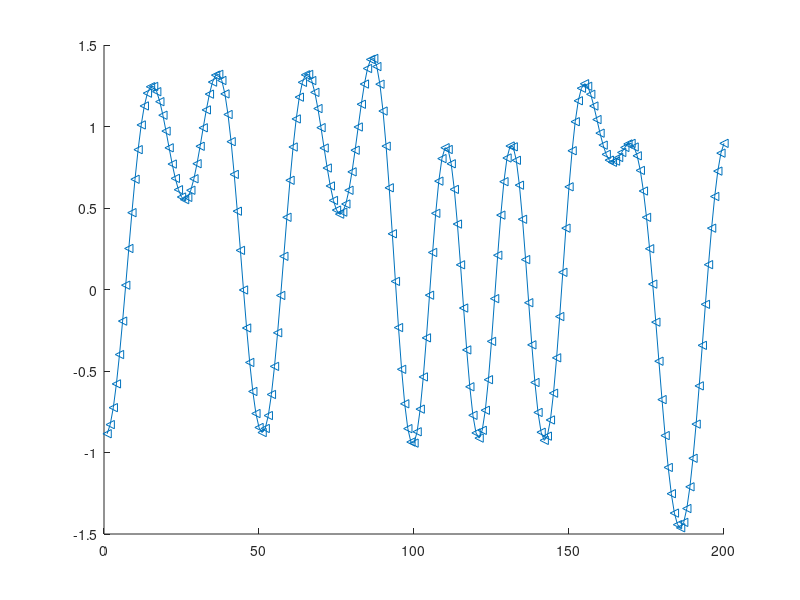

MATLAB code for this plot:
clc
clear

%rx=[-0.495327 -0.196748 0.0914351 0.324577 0.484447 0.56966 0.5895 0.557937 0.496269 0.433057 0.39914 0.414917 0.478494 0.562238 0.618258 0.59878 0.477269 0.262347 -0.00184071 -0.253726 -0.43986 -0.535419 -0.550792 -0.522051 -0.488606 -0.473989 -0.478204 -0.484381 -0.475928 -0.451093 -0.427956 -0.432614 -0.479597 -0.557075 -0.623032 -0.622616 -0.514538 -0.293447 0.0015952 0.301062 0.532586 0.65174 0.657434 0.588018 0.501029 0.443376 0.433061 0.457902 0.49022 0.506711 0.504285 0.495574 0.498758 0.517841 0.537061 0.532268 0.490166 0.426013 0.381418 0.401539 0.500665 0.64167 0.74002 0.704933 0.491179 0.136836 -0.239694 -0.48897 -0.50405 -0.279734 0.0772402 0.392777 0.510008 0.370067 0.0425323 -0.309379 -0.509183 -0.456057 -0.174173 0.200779];
x=dlmread('syn_real.txt');
hold on;
%figure;
plot(x,'-<');


